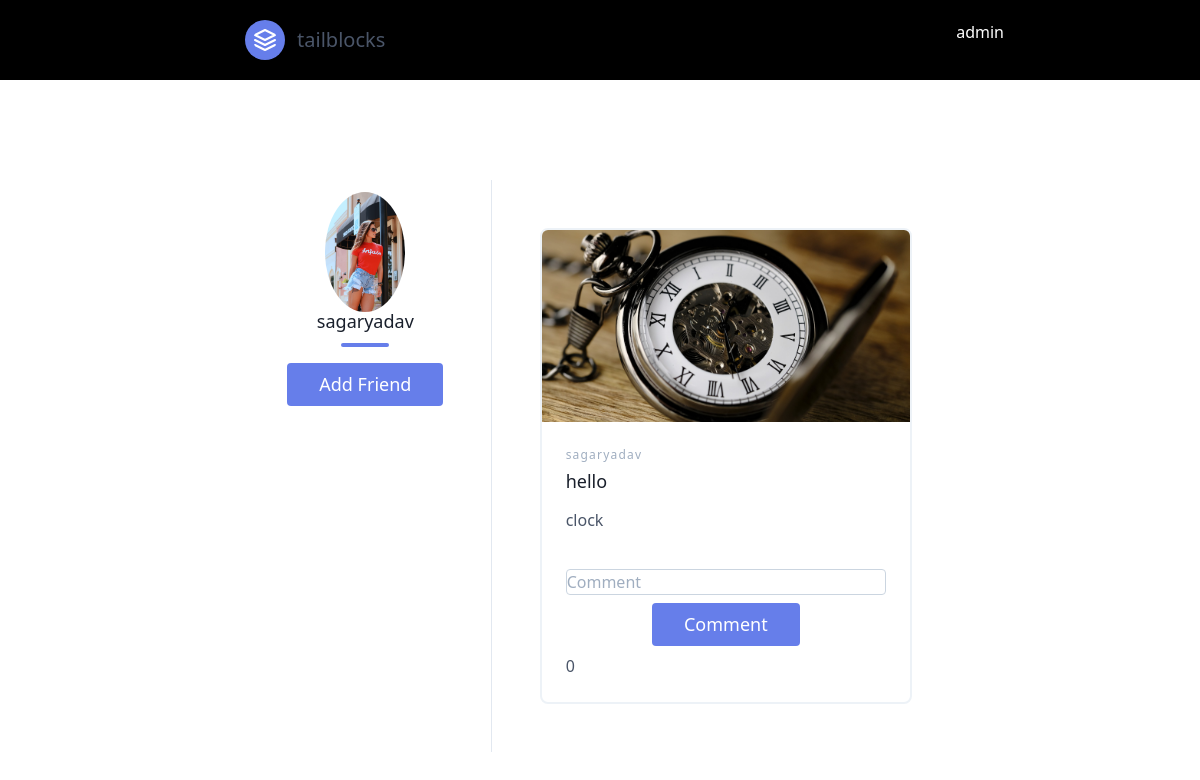
Screenshot of /insta/home/1/ (signed in) with the database file from the repository.
### insta/models.py (models this page shows, shortened)
class Profile(models.Model):
    profile_pic = models.ImageField(upload_to='media/profile_pic/',blank=True,null=True,default='nopic/slide3.jpg')
    user = models.OneToOneField(User, on_delete=models.CASCADE)
    address = models.CharField(max_length=200,blank=True,null=True)
    phone_no = models.CharField(validators=[RegexValidator("^0?[5-9]{1}\d{9}$")], max_length=15, null=True, blank=True)
    def __str__(self):
        return self.user.username
    def get_add_frind_url(self):
        return reverse('facebook:frnd_add', kwargs={'pk': self.id})

class User_Post(models.Model):
    pic = models.ImageField(upload_to='post/')
    subject = models.CharField(max_length=200)
    msg = models.TextField(null=True, blank=True)
    cr_date = models.DateTimeField(auto_now_add=True)
    uploaded_by = models.ForeignKey(Profile,on_delete=models.CASCADE, null=True, blank=True)

### insta/views.py (the view, shortened to what this page needs)
# urls.py: path('home/<int:pk>/', views.profile_detail,name='profile_detail'),
@login_required
def profile_detail(request,pk):
    profile_D = get_object_or_404(Profile,id=pk)
    userId = profile_D.user
    user=request.user.username
    post_D = User_Post.objects.filter(uploaded_by__user=userId)
    add_frnds =AddFriend_form()
    check_frnds = AddFriend.objects.filter(add_by__user__username=userId,send_rqst=True,confirmn=False)
    parm= {
        'profile_D':profile_D,
        'post':post_D,
        'add_frnds':add_frnds,
        'check_frnds':check_frnds,
           }
    return render(request,'insta/profile_detail.html',parm)

### insta/forms.py
class AddFriend_form(forms.ModelForm):
    class Meta:
        model =AddFriend
        fields= ['add_by','add','confirmn']

### templates/insta/profile_detail.html (shortened to what this page needs)
 {% extends 'base.html'%}
  {% block contect %}
  <section class="text-gray-700 body-font">
  <div class="container px-5 py-24 mx-auto flex flex-col">
    <div class="lg:w-4/6 mx-auto">
      <div class="flex flex-col sm:flex-row mt-1">
        <div class="sm:w-1/3 text-center sm:pr-8 sm:py-8">
          <div class="w-20 h-20 rounded-full inline-flex items-center justify-center bg-gray-200 text-gray-400">
            <svg fill="none" stroke="currentColor" stroke-linecap="round" stroke-linejoin="round" stroke-width="2" class="w-15 h-10" viewBox="0 0 24 24">
          {% if profile_D.profile_pic %}
          <img src="{{profile_D.profile_pic.url}}" style="border-radius: 50%">
          {% else %}
          {% endif %}
                    <circle cx="12" cy="7" r="4"></circle>
            </svg>
          </div>
          <div class="flex flex-col items-center text-center justify-center">
            <h2 class="font-medium title-font mt-4 text-gray-900 text-lg">{{profile_D.user}}</h2>
            <div class="w-12 h-1 bg-indigo-500 rounded mt-2 mb-4"></div>
               {% if check_frnds %}
               <a href="{{profile_D.get_add_frind_unfrnds_url}}" class="flex mx-auto text-white bg-indigo-500 border-0 py-2 px-8 focus:outline-none hover:bg-indigo-600 rounded text-lg" >unfrnd</a>
             {% else %}
                   <a href="{{ profile_D.get_add_frind_url }}" class="flex mx-auto text-white bg-indigo-500 border-0 py-2 px-8 focus:outline-none hover:bg-indigo-600 rounded text-lg">Add Friend </a>
                 {% endif %}
          </div>
        </div>
        <div class="sm:w-2/3 sm:pl-8 sm:py-8 sm:border-l border-gray-300 sm:border-t-0 border-t mt-4 pt-4 sm:mt-0 text-center sm:text-left">
        	{% for posts in post  %}
          <div class="p-4 md:w-full">
          	<a href="{% url 'facebook:post_User_Post_commt' posts.id %}">
        <div class="h-full border-2 border-gray-200 rounded-lg overflow-hidden">
          <img class="lg:h-48 md:h-36 w-full object-cover object-center" src="{{ posts.pic.url }}" alt="blog">
      </a>
          <div class="p-6">
            <h2 class="tracking-widest text-xs title-font font-medium text-gray-500 mb-1">{{posts.uploaded_by}}</h2>
            <h1 class="title-font text-lg font-medium text-gray-900 mb-3"> {{ posts.msg }}</h1>
            <p class="leading-relaxed mb-3"> {{ posts.subject }}</p>
            <form method="POST">
           <input type="text" name="post" value="{{posts.id}}" hidden><br>
       <input type="text" name="you_msg" class="bg-white rounded border border-gray-400 focus:outline-none focus:border-indigo-500 text-base w-full h-25"  placeholder="Comment" >
               <div class="p-2 w-full">
          <button class="flex mx-auto text-white bg-indigo-500 border-0 py-2 px-8 focus:outline-none hover:bg-indigo-600 rounded text-lg" type="submit">Comment</button>
        </div>
    </form>
        {{commment_count|length }}
          </div>
        </div>
    </div>
    {% endfor%}
        </div>
      </div>
    </div>
</section>
{%endblock%} -->

### templates/base.html (shortened to what this page needs)
<!DOCTYPE html>
<html>
<head>
  {% load static %}
      <link rel="stylesheet" type="text/css" href="{% static 'style.css' %}">
  <link href="https://unpkg.com/tailwindcss@^1.0/dist/tailwind.min.css" rel="stylesheet">
</head>
<body>
  <header class="text-gray-700 body-font bg-black">
  <div class="container flex flex-wrap p-5 flex-col md:flex-row items-center ">
    <a class="flex mr-auto ml-auto order-first lg:order-none lg:w-1/5 title-font font-medium items-center text-white-900 lg:items-center lg:justify-center mb-4 md:mb-0" href="{% url 'facebook:home' %}">
      <svg xmlns="http://www.w3.org/2000/svg" fill="none" stroke="currentColor" stroke-linecap="round" stroke-linejoin="round" stroke-width="2" class="w-10 h-10 text-white p-2 bg-indigo-500 rounded-full" viewBox="0 0 24 24" >
        <path d="M12 2L2 7l10 5 10-5-10-5zM2 17l10 5 10-5M2 12l10 5 10-5"></path>
      </svg>
      <span class="ml-3 text-xl">tailblocks</span>
    </a>
     <div class="lg:w-2/5 inline-flex lg:justify-end ml-5 lg:ml-0">
        <svg fill="none" stroke="currentColor" stroke-linecap="round" stroke-linejoin="round" stroke-width="2" class="w-15 h-10" viewBox="0 0 24 24">
            <h1 style="color: white"><a href="{% url 'facebook:profile_detail_user' request.user %}">{{request.user.username}}</a></h1>
              <circle cx="12" cy="7" r="4"></circle>
            </svg>
    </div>
  </div>
</header>
   {%block contect %}
    {%endblock %}

### rows the page displays
Profile: profile_pic (picture), user "sagaryadav"
User_Post: pic (picture), uploaded_by "sagaryadav", msg "hello", subject "clock", commment_count "0"

### other values shown
{{ request.user.username }} "admin"
